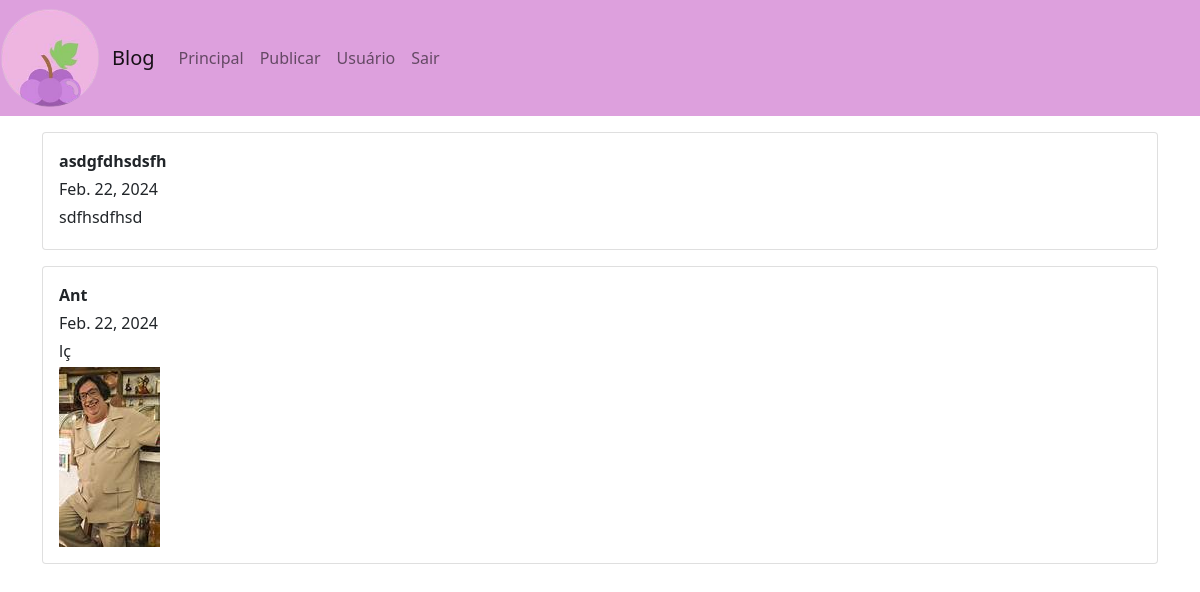
/feed/, run on the app's committed database.
### blog/models.py (models this page shows)
class Publi(models.Model):
    id = models.AutoField(primary_key=True)
    autor = models.CharField(max_length=200)
    data = models.DateField()
    conteudo = models.TextField()
    imagem = models.ImageField(upload_to='images/', null=True, default=None)

### blog/views.py (the view)
# urls.py: path('feed/', views.feed_page),
def feed_page(request):
    publis = Publi.objects.all()[::-1]
    return render(request, "feed.html", {
        'publis' : publis
    })

### blog/templates/feed.html (shortened to what this page needs)
{% extends 'base.html' %}
{% block content %}
{% for publi in publis %}
<div class="card mb-3">
    <div class="card-body">
        <div class="mb-1 fw-bold">{{publi.autor}}</div>
        <div class="mb-1 fw-light">{{publi.data}}</div>
        <div class="mb-1">{{publi.conteudo}}</div>
        {% if publi.imagem %}
        <div>
            <img src="{{publi.imagem.url}}" alt="Descrição da imagem">
        </div>
        {% endif %}
    </div>
</div>
{% endfor %}
{% endblock content %}

### data on the page
Publi: autor "asdgfdhsdsfh", data "Feb. 22, 2024", conteudo "sdfhsdfhsd"
Publi: autor "Ant", data "Feb. 22, 2024", conteudo "lç", imagem (picture)
